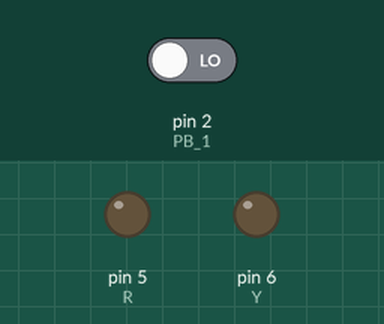
Simulated run of this sketch. Board: Arduino Uno, built with avr-gcc and run on an emulated ATmega328P. Shown: output pins drawn as LEDs (lit = HIGH). The inputs (shaded band) are chosen by the test bench; at power-on: pin 2 (PB_1) LOW.

Above: at 1.2 s.
1.3 s: pin 2 (PB_1) driven HIGH
At 2.5 s:
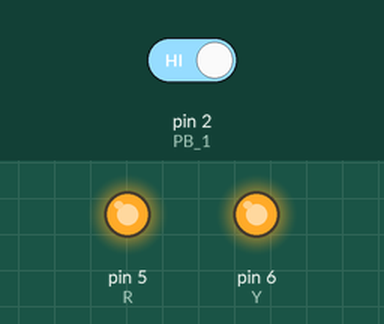
2.8 s: pin 2 (PB_1) driven LOW
At 3.7 s:
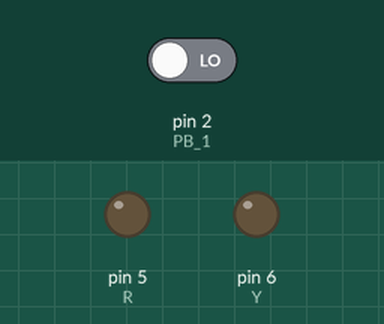
Timing chart, 0 to 5.8 s (numbered marks = the images above; inputs shaded):
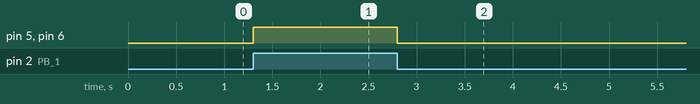

Measured:
- after the input at 1.3 s, pin 5 (R), pin 6 (Y): LOW → HIGH at once
- after the input at 2.8 s, pin 5 (R), pin 6 (Y): HIGH → LOW at once

The sketch:

1.1_BUTTON_2LED.ino
```cpp
int PB_1=2;


int R=5;
int Y=6;


void setup() {
 Serial.begin(9600);
 pinMode(PB_1,INPUT);
 pinMode(R,OUTPUT);
 pinMode(Y,OUTPUT);


}

void loop() {
  int bacaPB_1=digitalRead(PB_1);


if(bacaPB_1==1 ){

  digitalWrite(R,HIGH);
  digitalWrite(Y,HIGH);


}else{
digitalWrite(R,LOW);
digitalWrite(Y,LOW);

}

}
```
